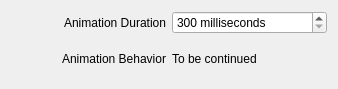
<?xml version="1.0" encoding="UTF-8"?>
<ui version="4.0">
 <class>FoldPopupsEffectConfig</class>
 <widget class="QWidget" name="FoldPopupsEffectConfig">
  <property name="geometry">
   <rect>
    <x>0</x>
    <y>0</y>
    <width>338</width>
    <height>89</height>
   </rect>
  </property>
  <property name="sizePolicy">
   <sizepolicy hsizetype="Preferred" vsizetype="Preferred">
    <horstretch>0</horstretch>
    <verstretch>0</verstretch>
   </sizepolicy>
  </property>
  <property name="windowTitle">
   <string>Fold Popups Effect Configuration</string>
  </property>
  <layout class="QGridLayout" name="grid_layout">
   <item row="0" column="0">
    <widget class="QLabel" name="duration_label">
     <property name="text">
      <string>Animation Duration</string>
     </property>
     <property name="alignment">
      <set>Qt::AlignRight|Qt::AlignTrailing|Qt::AlignVCenter</set>
     </property>
    </widget>
   </item>
   <item row="0" column="1">
    <widget class="QSpinBox" name="kcfg_Duration">
     <property name="suffix">
      <string> milliseconds</string>
     </property>
     <property name="minimum">
      <number>300</number>
     </property>
     <property name="maximum">
      <number>5000</number>
     </property>
     <property name="singleStep">
      <number>10</number>
     </property>
    </widget>
   </item>
   <item row="1" column="0">
    <widget class="QLabel" name="behavior_label">
     <property name="text">
      <string>Animation Behavior</string>
     </property>
     <property name="alignment">
      <set>Qt::AlignRight|Qt::AlignTrailing|Qt::AlignVCenter</set>
     </property>
    </widget>
   </item>
   <item row="1" column="1">
    <widget class="QLabel" name="tbc_label">
     <property name="text">
      <string>To be continued</string>
     </property>
     <property name="alignment">
      <set>Qt::AlignLeading|Qt::AlignLeft|Qt::AlignVCenter</set>
     </property>
    </widget>
   </item>
  </layout>
 </widget>
 <resources/>
 <connections/>
</ui>
